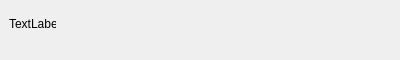
<?xml version="1.0" encoding="UTF-8"?>
<ui version="4.0">
 <class>IntArrInput</class>
 <widget class="QWidget" name="IntArrInput">
  <property name="geometry">
   <rect>
    <x>0</x>
    <y>0</y>
    <width>400</width>
    <height>60</height>
   </rect>
  </property>
  <property name="sizePolicy">
   <sizepolicy hsizetype="Preferred" vsizetype="Fixed">
    <horstretch>0</horstretch>
    <verstretch>1</verstretch>
   </sizepolicy>
  </property>
  <property name="maximumSize">
   <size>
    <width>16777215</width>
    <height>60</height>
   </size>
  </property>
  <property name="windowTitle">
   <string>Form</string>
  </property>
  <widget class="QLabel" name="Label">
   <property name="geometry">
    <rect>
     <x>9</x>
     <y>16</y>
     <width>47</width>
     <height>16</height>
    </rect>
   </property>
   <property name="sizePolicy">
    <sizepolicy hsizetype="Preferred" vsizetype="Maximum">
     <horstretch>0</horstretch>
     <verstretch>1</verstretch>
    </sizepolicy>
   </property>
   <property name="text">
    <string>TextLabel</string>
   </property>
  </widget>
 </widget>
 <resources/>
 <connections/>
</ui>
